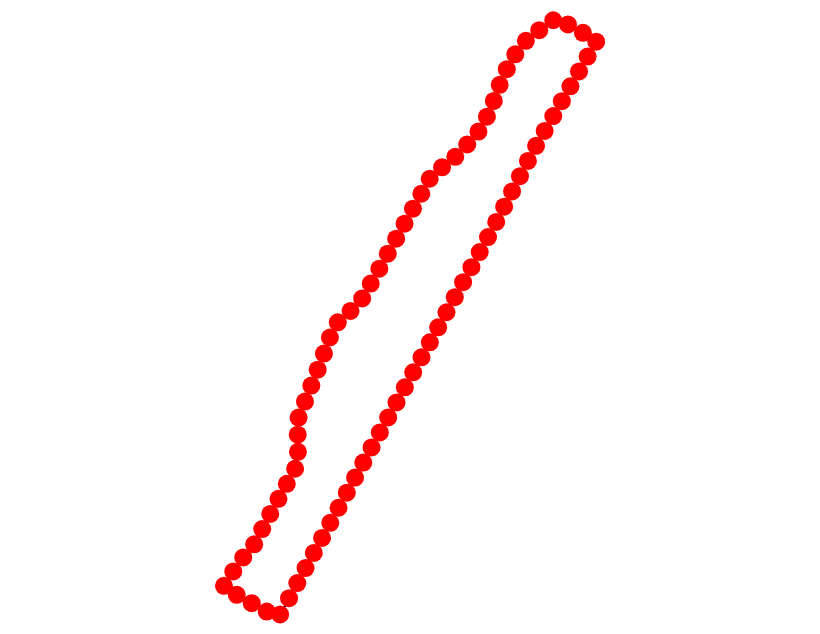

This figure's notebook cell:
### Markdown cell above
And let's do a quick plot to make sure they are in the right place.

### Code cell
routeMap = alt.Chart(route).mark_geoshape(fill=None, stroke='black')
pointMap = alt.Chart(pointsAlongRoute).mark_geoshape(fill='red', stroke=None)
routeMap + pointMap

### Figure 1 — Vega-Lite specification as saved in the notebook (floating-point values rounded to 4 significant figures)
{"config": {"view": {"continuousWidth": 400, "continuousHeight": 300}}, "layer": [{"data": {"name": "data-49ded5e3e7e0c2646f9b7ccb5afb552d"}, "mark": {"type": "geoshape", "fill": null, "stroke": "black"}}, {"data": {"name": "data-cbcbedb016217c8689628b1e873e0400"}, "mark": {"type": "geoshape", "fill": "red", "stroke": null}}], "$schema": "https://vega.github.io/schema/vega-lite/v4.17.0.json", "datasets": {"data-49ded5e3e7e0c2646f9b7ccb5afb552d": [{"type": "Feature", "geometry": {"type": "LineString", "coordinates": [[-73.96, 40.81], [-73.96, 40.81], [-73.96, 40.82], [-73.96, 40.82], [-73.95, 40.82], [-73.95, 40.83], [-73.95, 40.83], [-73.95, 40.83], [-73.95, 40.82], [-73.95, 40.82], [-73.96, 40.82], [-73.96, 40.82], [-73.96, 40.82], [-73.96, 40.82], [-73.96, 40.82], [-73.96, 40.82], [-73.96, 40.82], [-73.96, 40.82], [-73.96, 40.82], [-73.96, 40.82], [-73.96, 40.82], [-73.96, 40.82], [-73.96, 40.82], [-73.96, 40.81], [-73.96, 40.81], [-73.96, 40.81], [-73.96, 40.81], [-73.96, 40.81], [-73.96, 40.81], [-73.97, 40.81], [-73.97, 40.81], [-73.97, 40.81], [-73.97, 40.81], [-73.96, 40.81], [-73.96, 40.81]]}}], "data-cbcbedb016217c8689628b1e873e0400": [{"type": "Feature", "geometry": {"type": "Point", "coordinates": [-73.96, 40.81]}}, {"type": "Feature", "geometry": {"type": "Point", "coordinates": [-73.96, 40.81]}}, {"type": "Feature", "geometry": {"type": "Point", "coordinates": [-73.96, 40.81]}}, {"type": "Feature", "geometry": {"type": "Point", "coordinates": [-73.96, 40.81]}}, {"type": "Feature", "geometry": {"type": "Point", "coordinates": [-73.96, 40.81]}}, {"type": "Feature", "geometry": {"type": "Point", "coordinates": [-73.96, 40.81]}}, {"type": "Feature", "geometry": {"type": "Point", "coordinates": [-73.96, 40.81]}}, {"type": "Feature", "geometry": {"type": "Point", "coordinates": [-73.96, 40.81]}}, {"type": "Feature", "geometry": {"type": "Point", "coordinates": [-73.96, 40.81]}}, {"type": "Feature", "geometry": {"type": "Point", "coordinates": [-73.96, 40.81]}}, {"type": "Feature", "geometry": {"type": "Point", "coordinates": [-73.96, 40.81]}}, {"type": "Feature", "geometry": {"type": "Point", "coordinates": [-73.96, 40.81]}}, {"type": "Feature", "geometry": {"type": "Point", "coordinates": [-73.96, 40.81]}}, {"type": "Feature", "geometry": {"type": "Point", "coordinates": [-73.96, 40.81]}}, {"type": "Feature", "geometry": {"type": "Point", "coordinates": [-73.96, 40.81]}}, {"type": "Feature", "geometry": {"type": "Point", "coordinates": [-73.96, 40.81]}}, {"type": "Feature", "geometry": {"type": "Point", "coordinates": [-73.96, 40.81]}}, {"type": "Feature", "geometry": {"type": "Point", "coordinates": [-73.96, 40.82]}}, {"type": "Feature", "geometry": {"type": "Point", "coordinates": [-73.96, 40.82]}}, {"type": "Feature", "geometry": {"type": "Point", "coordinates": [-73.96, 40.82]}}, {"type": "Feature", "geometry": {"type": "Point", "coordinates": [-73.96, 40.82]}}, {"type": "Feature", "geometry": {"type": "Point", "coordinates": [-73.96, 40.82]}}, {"type": "Feature", "geometry": {"type": "Point", "coordinates": [-73.96, 40.82]}}, {"type": "Feature", "geometry": {"type": "Point", "coordinates": [-73.96, 40.82]}}, {"type": "Feature", "geometry": {"type": "Point", "coordinates": [-73.96, 40.82]}}, {"type": "Feature", "geometry": {"type": "Point", "coordinates": [-73.96, 40.82]}}, {"type": "Feature", "geometry": {"type": "Point", "coordinates": [-73.96, 40.82]}}, {"type": "Feature", "geometry": {"type": "Point", "coordinates": [-73.95, 40.82]}}, {"type": "Feature", "geometry": {"type": "Point", "coordinates": [-73.95, 40.82]}}, {"type": "Feature", "geometry": {"type": "Point", "coordinates": [-73.95, 40.82]}}, {"type": "Feature", "geometry": {"type": "Point", "coordinates": [-73.95, 40.82]}}, {"type": "Feature", "geometry": {"type": "Point", "coordinates": [-73.95, 40.82]}}, {"type": "Feature", "geometry": {"type": "Point", "coordinates": [-73.95, 40.82]}}, {"type": "Feature", "geometry": {"type": "Point", "coordinates": [-73.95, 40.82]}}, {"type": "Feature", "geometry": {"type": "Point", "coordinates": [-73.95, 40.82]}}, {"type": "Feature", "geometry": {"type": "Point", "coordinates": [-73.95, 40.82]}}, {"type": "Feature", "geometry": {"type": "Point", "coordinates": [-73.95, 40.82]}}, {"type": "Feature", "geometry": {"type": "Point", "coordinates": [-73.95, 40.83]}}, {"type": "Feature", "geometry": {"type": "Point", "coordinates": [-73.95, 40.83]}}, {"type": "Feature", "geometry": {"type": "Point", "coordinates": [-73.95, 40.83]}}, {"type": "Feature", "geometry": {"type": "Point", "coordinates": [-73.95, 40.83]}}, {"type": "Feature", "geometry": {"type": "Point", "coordinates": [-73.95, 40.83]}}, {"type": "Feature", "geometry": {"type": "Point", "coordinates": [-73.95, 40.83]}}, {"type": "Feature", "geometry": {"type": "Point", "coordinates": [-73.95, 40.82]}}, {"type": "Feature", "geometry": {"type": "Point", "coordinates": [-73.96, 40.82]}}, {"type": "Feature", "geometry": {"type": "Point", "coordinates": [-73.96, 40.82]}}, {"type": "Feature", "geometry": {"type": "Point", "coordinates": [-73.96, 40.82]}}, {"type": "Feature", "geometry": {"type": "Point", "coordinates": [-73.96, 40.82]}}, {"type": "Feature", "geometry": {"type": "Point", "coordinates": [-73.96, 40.82]}}, {"type": "Feature", "geometry": {"type": "Point", "coordinates": [-73.96, 40.82]}}, {"type": "Feature", "geometry": {"type": "Point", "coordinates": [-73.96, 40.82]}}, {"type": "Feature", "geometry": {"type": "Point", "coordinates": [-73.96, 40.82]}}, {"type": "Feature", "geometry": {"type": "Point", "coordinates": [-73.96, 40.82]}}, {"type": "Feature", "geometry": {"type": "Point", "coordinates": [-73.96, 40.82]}}, {"type": "Feature", "geometry": {"type": "Point", "coordinates": [-73.96, 40.82]}}, {"type": "Feature", "geometry": {"type": "Point", "coordinates": [-73.96, 40.82]}}, {"type": "Feature", "geometry": {"type": "Point", "coordinates": [-73.96, 40.82]}}, {"type": "Feature", "geometry": {"type": "Point", "coordinates": [-73.96, 40.82]}}, {"type": "Feature", "geometry": {"type": "Point", "coordinates": [-73.96, 40.82]}}, {"type": "Feature", "geometry": {"type": "Point", "coordinates": [-73.96, 40.82]}}, {"type": "Feature", "geometry": {"type": "Point", "coordinates": [-73.96, 40.82]}}, {"type": "Feature", "geometry": {"type": "Point", "coordinates": [-73.96, 40.82]}}, {"type": "Feature", "geometry": {"type": "Point", "coordinates": [-73.96, 40.82]}}, {"type": "Feature", "geometry": {"type": "Point", "coordinates": [-73.96, 40.82]}}, {"type": "Feature", "geometry": {"type": "Point", "coordinates": [-73.96, 40.82]}}, {"type": "Feature", "geometry": {"type": "Point", "coordinates": [-73.96, 40.81]}}, {"type": "Feature", "geometry": {"type": "Point", "coordinates": [-73.96, 40.81]}}, {"type": "Feature", "geometry": {"type": "Point", "coordinates": [-73.96, 40.81]}}, {"type": "Feature", "geometry": {"type": "Point", "coordinates": [-73.96, 40.81]}}, {"type": "Feature", "geometry": {"type": "Point", "coordinates": [-73.96, 40.81]}}, {"type": "Feature", "geometry": {"type": "Point", "coordinates": [-73.96, 40.81]}}, {"type": "Feature", "geometry": {"type": "Point", "coordinates": [-73.96, 40.81]}}, {"type": "Feature", "geometry": {"type": "Point", "coordinates": [-73.96, 40.81]}}, {"type": "Feature", "geometry": {"type": "Point", "coordinates": [-73.96, 40.81]}}, {"type": "Feature", "geometry": {"type": "Point", "coordinates": [-73.97, 40.81]}}, {"type": "Feature", "geometry": {"type": "Point", "coordinates": [-73.97, 40.81]}}, {"type": "Feature", "geometry": {"type": "Point", "coordinates": [-73.97, 40.81]}}, {"type": "Feature", "geometry": {"type": "Point", "coordinates": [-73.97, 40.81]}}, {"type": "Feature", "geometry": {"type": "Point", "coordinates": [-73.97, 40.81]}}, {"type": "Feature", "geometry": {"type": "Point", "coordinates": [-73.97, 40.81]}}, {"type": "Feature", "geometry": {"type": "Point", "coordinates": [-73.97, 40.81]}}, {"type": "Feature", "geometry": {"type": "Point", "coordinates": [-73.97, 40.81]}}, {"type": "Feature", "geometry": {"type": "Point", "coordinates": [-73.97, 40.81]}}, {"type": "Feature", "geometry": {"type": "Point", "coordinates": [-73.96, 40.81]}}]}}
